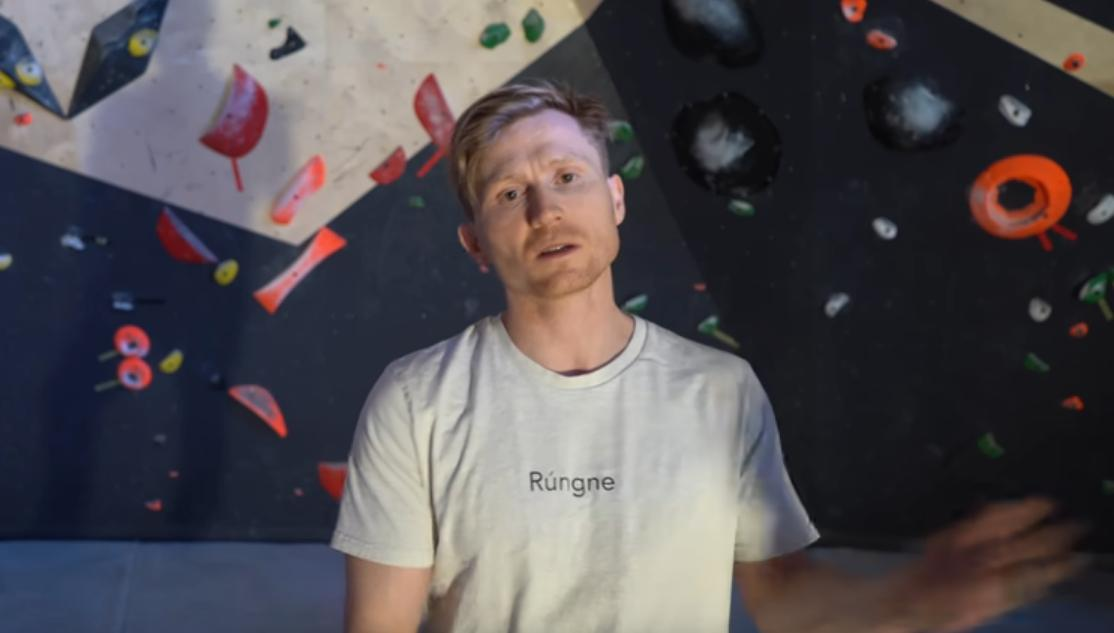
#> input picture Magnus2.jpeg, 1114 x 633 px, found by its file name
$ python morda_recognition.py
#> lines starting #> are read from the running program, lines starting #| are printed output that depends on the picture; after the words box and inside, x2 and y2 are one past the last pixel; in counts of white or black regions, pixels touching at a corner belong together
from pathlib import Path

import cv2

# Load a trained classifier to find faces
wd = Path('/home/ludwik/workspace/trials/opencv')
trained_classifier_path = wd / 'haarcascade_frontalface_default.xml'
# print(trained_classifier_path.exists())
trained_classifier = cv2.CascadeClassifier(str(trained_classifier_path))

# Load an image
image_path = wd / 'Magnus2.jpeg'
image = cv2.imread(str(image_path))
#> image is the input picture: shape (633, 1114, 3); mean B, G, R 82.7, 78.7, 83.3
image_grayscale = cv2.cvtColor(image, cv2.COLOR_BGR2GRAY)
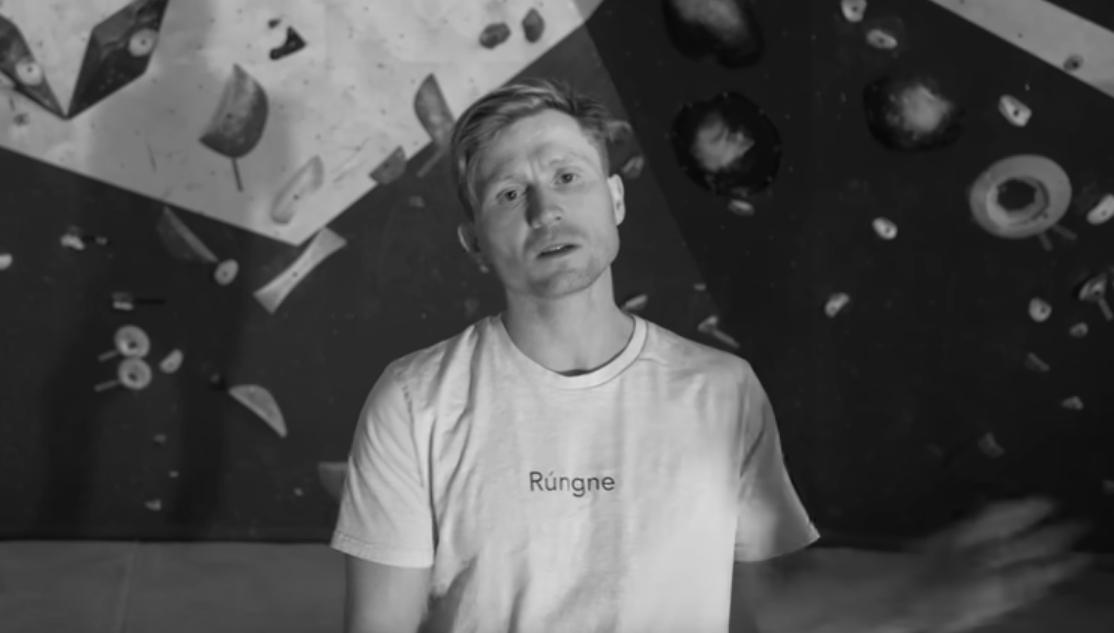
#> image_grayscale: shape (633, 1114); min 5, max 223, mean 80.5
# print(image_grayscale)

# Find faces
faces = trained_classifier.detectMultiScale(image_grayscale, 1.1, 4)
#> faces = [[458, 117, 183, 183]]
# print(faces)


for (x, y, width, height) in faces:
    cv2.rectangle(img=image,
                  pt1=(x, y),
                  pt2=(x + width, y + height),
                  color=(255, 255, 255),
                  thickness=1
                 )
#> this loop made 1 pass
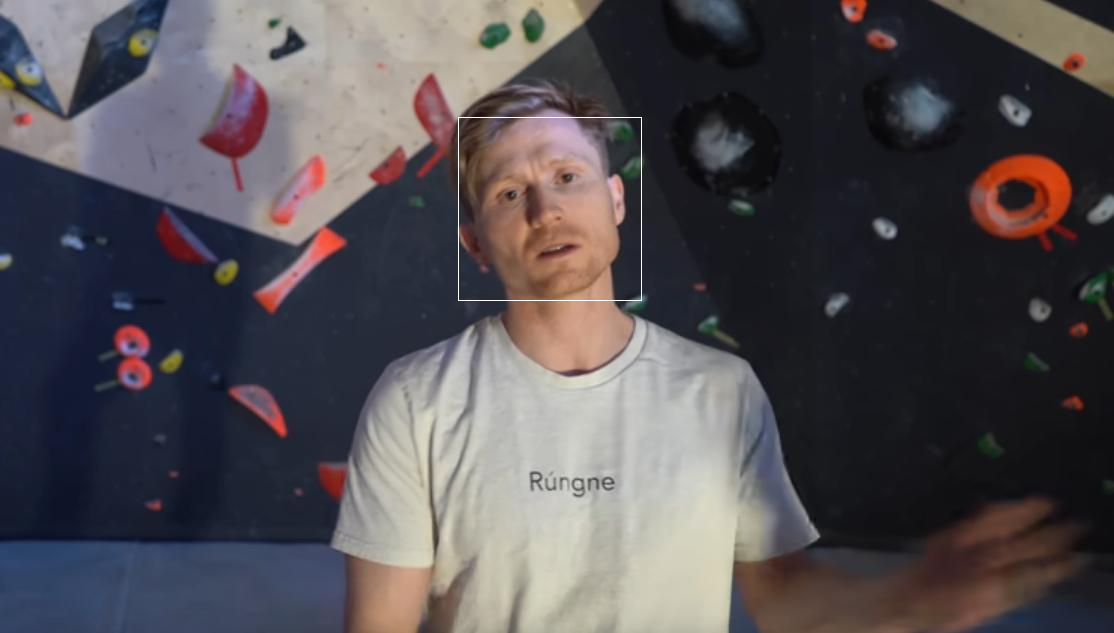
#> image: shape (633, 1114, 3); 0.1% of pixels changed, all inside (x1, y1, x2, y2) = (458, 117, 642, 301)

# Display the output
cv2.imshow('img', image)
cv2.waitKey()
